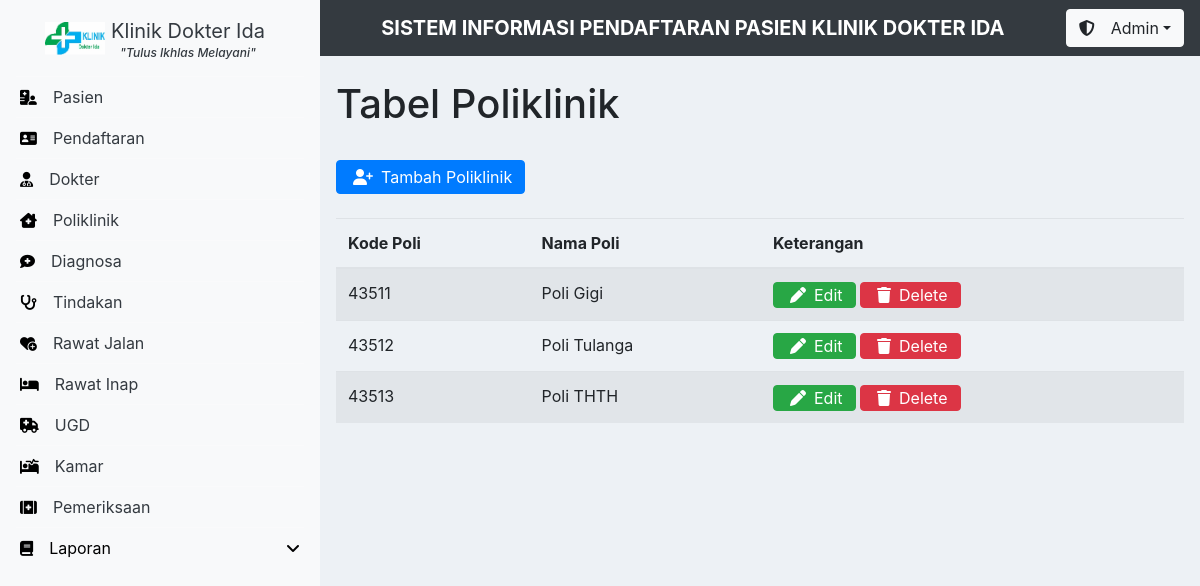
The app's page /dashboard.php?tab=poliklinik (signed in) with its own data.
### tables this page shows
CREATE TABLE `poliklinik` (
  `kode_poli` int(5) NOT NULL,
  `nama_poli` varchar(15) NOT NULL,
  PRIMARY KEY (`kode_poli`)
);

### functions.php (called while the page is built, shortened)
<?php
$conn = mysqli_connect('localhost', 'root', '', 'klinik-ida');
function query($query)
{
    global $conn;
    $result = mysqli_query($conn, $query);
    $rows = [];
    while ($row = mysqli_fetch_assoc($result)) {
        $rows[] = $row;
    }
    return $rows;
}

### poliklinik.php (the view)
<h1>Tabel Poliklinik</h1>
<?php
$data = query('select * from poliklinik');
?>
<a href="dashboard.php?tab=formPoli" class="btn btn-primary pl-3 py-1 mt-4 mb-4"><i class="fa-solid fa-user-plus pr-2"></i>Tambah
    Poliklinik</a>
<table class="table table-striped">
    <thead>
        <tr>
            <th scope="col">Kode Poli</th>
            <th scope="col">Nama Poli</th>
            <th scope="col">Keterangan</th>
        </tr>
    </thead>
    <tbody>
        <?php foreach ($data as $dt) { ?>
            <tr>
                <td> <?= $dt['kode_poli'] ?></td>
                <td> <?= $dt['nama_poli'] ?></td>
                <td>
                    <a href="dashboard.php?tab=editPoli&id=<?= $dt['kode_poli'] ?>" class="btn btn-success pl-3 py-0"><i class="fa-solid fa-pen pr-2"></i>Edit</a>
                    <a href="dashboard.php?tab=deletePoli&id=<?= $dt['kode_poli'] ?>" class="btn btn-danger pl-3 py-0" onclick="return confirm('Are you sure you want to delete this item?');"><i class="fa-solid fa-trash pr-2"></i>Delete</a>
                </td>
            </tr>
        <?php } ?>
    </tbody>
</table>

### css/style.css (style rules this page uses)
* { padding: 0; margin: 0; }

### records on screen
poliklinik: kode_poli "43511", nama_poli "Poli Gigi"
poliklinik: kode_poli "43512", nama_poli "Poli Tulanga"
poliklinik: kode_poli "43513", nama_poli "Poli THTH"
